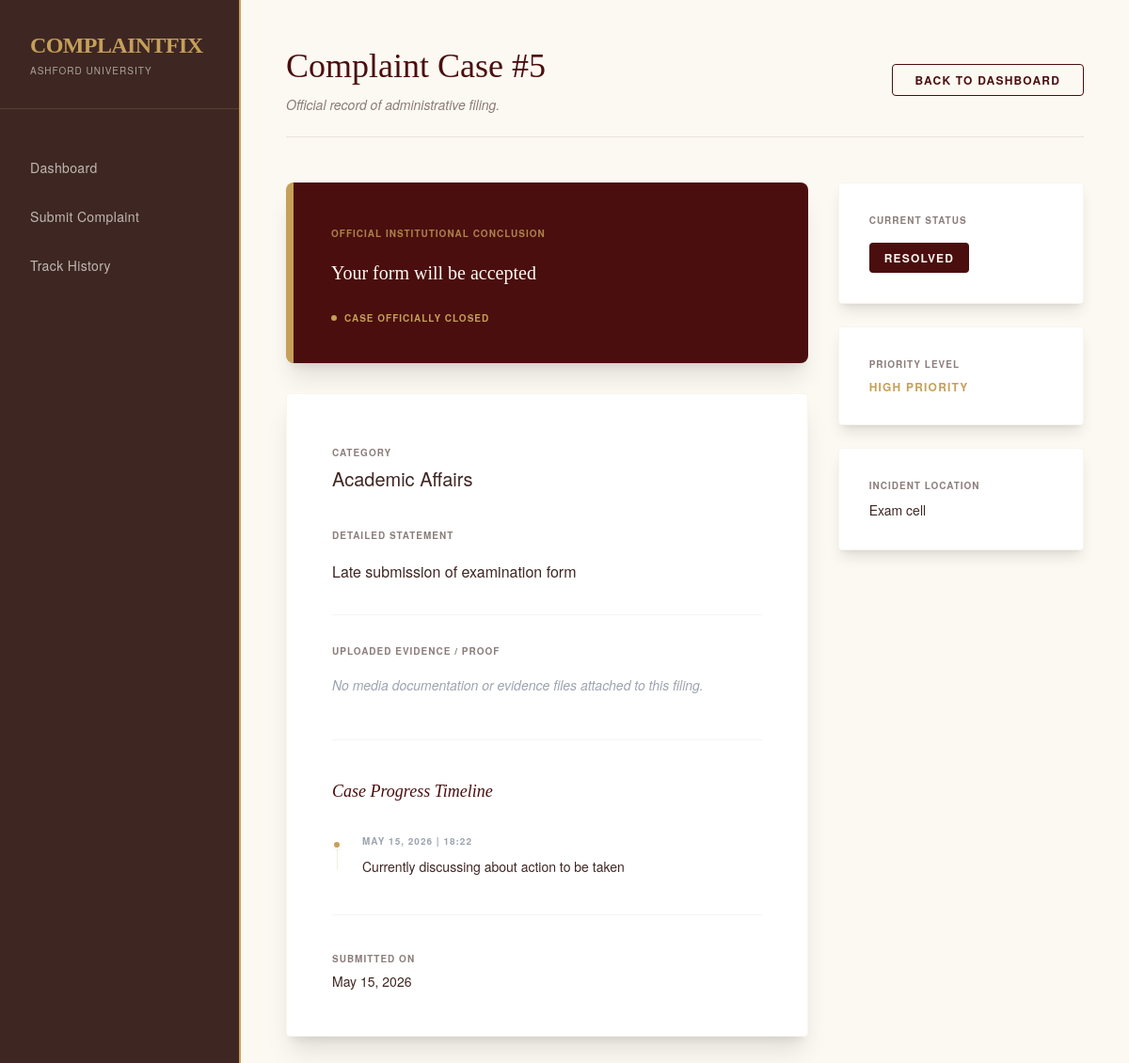
The app's page /view_complaint.php?id=5 (signed in) with its own data.
### tables this page shows
CREATE TABLE `complaints` (
  `complaint_id` int(11) NOT NULL,
  `user_id` int(11) DEFAULT NULL,
  `category` varchar(100) NOT NULL,
  `subject` varchar(150) DEFAULT NULL,
  `description` text NOT NULL,
  `location` varchar(100) DEFAULT NULL,
  `priority` enum('Low','Medium','High') DEFAULT 'Medium',
  `status` enum('Pending','In Progress','Resolved') DEFAULT 'Pending',
  `created_at` date NOT NULL,
  `conclusion` text DEFAULT NULL
);

CREATE TABLE `complaint_updates` (
  `update_id` int(11) NOT NULL,
  `complaint_id` int(11) NOT NULL,
  `update_text` text NOT NULL,
  `created_at` timestamp NOT NULL DEFAULT current_timestamp()
);

### view_complaint.php (the view, shortened to what this page needs)
<?php
include 'db.php';
$user_id = $_SESSION['user_id'];
$complaint_id = mysqli_real_escape_string($conn, $_GET['id']);
$query = "SELECT * FROM complaints WHERE complaint_id = '$complaint_id' AND user_id = '$user_id'";
$result = $conn->query($query);
$data = $result->fetch_assoc();
?>
<!DOCTYPE html>
<html lang="en">
<head>
    <script src="https://cdn.tailwindcss.com"></script>
</head>
<body class="flex min-h-screen">
    <aside class="w-64 sidebar text-[#F5F5F0] fixed h-full flex flex-col">
        <div class="p-8 border-b border-[#C5A059]/20">
            <h1 class="text-2xl font-serif text-[#C5A059] font-bold tracking-tight uppercase">ComplaintFix</h1>
            <p class="text-[10px] uppercase tracking-widest opacity-60 mt-1">Ashford University</p>
        </div>
        <nav class="flex-1 py-10 px-4 space-y-2">
            <a href="dashboard.php" class="flex items-center gap-3 px-4 py-3 rounded hover:opacity-100 opacity-70 transition-all">
                <span class="text-sm font-medium tracking-wide">Dashboard</span>
            </a>
            <a href="submit_complaint.php" class="flex items-center gap-3 px-4 py-3 rounded opacity-70 hover:opacity-100 transition-all">
                <span class="text-sm font-medium tracking-wide">Submit Complaint</span>
            </a>
            <a href="track_complaints.php" class="flex items-center gap-3 px-4 py-3 rounded opacity-70 hover:opacity-100 transition-all">
                <span class="text-sm font-medium tracking-wide">Track History</span>
            </a>
        </nav>
    </aside>
    <main class="ml-64 flex-1 p-12">
        <header class="flex justify-between items-center mb-12 border-b pb-6 border-[#3E2723]/10">
            <div>
                <h2 class="text-4xl font-serif text-[#4A0E0E] leading-tight">Complaint Case #<?php echo $data['complaint_id']; ?></h2>
                <p class="text-[#3E2723] opacity-60 text-sm italic mt-2">Official record of administrative filing.</p>
            </div>
            <a href="dashboard.php" class="px-6 py-2 border border-[#4A0E0E] text-[#4A0E0E] text-xs font-bold uppercase tracking-widest rounded hover:bg-[#4A0E0E] hover:text-white transition-all">
                Back to Dashboard
            </a>
        </header>
        <div class="grid grid-cols-1 lg:grid-cols-3 gap-8">
            <div class="lg:col-span-2 space-y-8">
                <?php if($data['status'] == 'Resolved' && !empty($data['conclusion'])): ?>
                <div class="bg-[#4A0E0E] p-10 rounded-lg shadow-xl border-l-8 border-[#C5A059] mb-8">
                    <label class="text-[10px] uppercase tracking-widest font-bold text-[#C5A059] opacity-80">Official Institutional Conclusion</label>
                    <p class="text-xl font-serif text-[#FCF9F2] mt-4 leading-relaxed">
                        <?php echo htmlspecialchars($data['conclusion']); ?>
                    </p>
                    <div class="mt-6 flex items-center gap-2">
                        <div class="w-1.5 h-1.5 rounded-full bg-[#C5A059]"></div>
                        <p class="text-[10px] uppercase tracking-widest text-[#C5A059] font-bold">Case Officially Closed</p>
                    </div>
                </div>
                <?php endif; ?>
                <div class="bg-white p-12 rounded shadow-xl border border-[#C5A059]/10">
                    <div class="mb-8">
                        <label class="text-[10px] uppercase tracking-widest font-bold text-[#3E2723] opacity-60">Category</label>
                        <p class="text-xl font-medium text-[#3E2723] mt-1"><?php echo htmlspecialchars($data['category']); ?></p>
                    </div>
                    <div class="mb-8">
                        <label class="text-[10px] uppercase tracking-widest font-bold text-[#3E2723] opacity-60">Detailed Statement</label>
                        <p class="text-md text-[#3E2723] leading-relaxed mt-4 whitespace-pre-wrap"><?php echo htmlspecialchars($data['description']); ?></p>
                    </div>
                    <div class="mb-8 pt-6 border-t border-gray-100">
                        <label class="text-[10px] uppercase tracking-widest font-bold text-[#3E2723] opacity-60">Uploaded Evidence / Proof</label>
                        <div class="mt-4">
                            <?php if (!empty($data['attachment']) && file_exists($data['attachment'])): ?>
                                <?php
                                $file_ext = strtolower(pathinfo($data['attachment'], PATHINFO_EXTENSION));
                                $image_extensions = ['jpg', 'jpeg', 'png', 'gif', 'webp'];
                                ?>
                                <?php if (in_array($file_ext, $image_extensions)): ?>
                                    <div class="max-w-md rounded-lg overflow-hidden border border-gray-200 shadow-sm bg-gray-50 p-2">
                                        <img src="<?php echo htmlspecialchars($data['attachment']); ?>" alt="Uploaded Proof" class="w-full h-auto object-contain max-h-80 rounded">
                                        <div class="mt-2 p-2 flex justify-between items-center bg-white rounded border border-gray-100">
                                            <span class="text-xs text-gray-500 font-mono truncate max-w-[200px]"><?php echo basename($data['attachment']); ?></span>
                                            <a href="<?php echo htmlspecialchars($data['attachment']); ?>" download class="text-xs font-bold text-[#4A0E0E] hover:underline uppercase tracking-wider">Download Image</a>
                                        </div>
                                    </div>
                                <?php else: ?>
                                    <div class="flex items-center gap-4 p-4 bg-gray-50 rounded-lg border border-gray-200 max-w-md">
                                        <div class="p-3 bg-[#4A0E0E]/10 rounded text-[#4A0E0E] font-bold font-mono text-xs uppercase">
                                            <?php echo $file_ext; ?>
                                        </div>
                                        <div class="flex-1 min-w-0">
                                            <p class="text-sm font-medium text-[#3E2723] truncate"><?php echo basename($data['attachment']); ?></p>
                                            <p class="text-[10px] text-gray-400 uppercase tracking-wider">Document File Attachment</p>
                                        </div>
                                        <a href="<?php echo htmlspecialchars($data['attachment']); ?>" download class="px-4 py-2 bg-[#4A0E0E] text-[#FCF9F2] text-xs font-bold rounded hover:opacity-90 transition-all uppercase tracking-wider">
                                            Download
                                        </a>
                                    </div>
                                <?php endif; ?>
                            <?php else: ?>
                                <p class="text-sm text-gray-400 italic">No media documentation or evidence files attached to this filing.</p>
                            <?php endif; ?>
                        </div>
                    </div>
                    <div class="mt-12 pt-10 border-t border-gray-100">
                        <h3 class="text-lg font-serif text-[#4A0E0E] mb-8 italic">Case Progress Timeline</h3>
                        <div class="space-y-8 relative">
                            <?php
                            $updates_query = "SELECT * FROM complaint_updates WHERE complaint_id = '$complaint_id' ORDER BY created_at DESC";
                            $updates_result = $conn->query($updates_query);
                            if ($updates_result && $updates_result->num_rows > 0):
                                while($update = $updates_result->fetch_assoc()): ?>
                                    <div class="relative pl-8">
                                        <div class="absolute left-0 top-1.5 w-2.5 h-2.5 rounded-full bg-[#C5A059] border-2 border-white shadow-sm"></div>
                                        <p class="text-[10px] uppercase tracking-widest font-bold text-gray-400">
                                            <?php echo date("M d, Y | H:i", strtotime($update['created_at'])); ?>
                                        </p>
                                        <p class="text-sm text-[#3E2723] mt-2 leading-relaxed">
                                            <?php echo htmlspecialchars($update['update_text']); ?>
                                        </p>
                                    </div>
                                <?php endwhile;
                            else: ?>
                                <p class="text-sm text-gray-400 italic pl-2">Pending initial administrative review...</p>
                            <?php endif; ?>
                        </div>
                    </div>
                    <div class="pt-8 mt-10 border-t border-gray-100">
                        <label class="text-[10px] uppercase tracking-widest font-bold text-[#3E2723] opacity-60">Submitted On</label>
                        <p class="text-sm text-[#3E2723] mt-1"><?php echo date("F j, Y", strtotime($data['created_at'])); ?></p>
                    </div>
                </div>
            </div>
            <div class="space-y-6">
                <div class="bg-white p-8 rounded shadow-lg border border-[#C5A059]/10">
                    <label class="block text-[10px] uppercase tracking-widest font-bold text-[#3E2723] opacity-60 mb-4">Current Status</label>
                    <div class="inline-block px-4 py-2 rounded bg-[#4A0E0E] text-[#FCF9F2] text-xs font-bold uppercase tracking-widest">
                        <?php echo $data['status']; ?>
                    </div>
                </div>
                <div class="bg-white p-8 rounded shadow-lg border border-[#C5A059]/10">
                    <label class="block text-[10px] uppercase tracking-widest font-bold text-[#3E2723] opacity-60 mb-2">Priority Level</label>
                    <p class="text-[#C5A059] font-bold uppercase text-xs tracking-widest"><?php echo $data['priority']; ?> Priority</p>
                </div>
                <div class="bg-white p-8 rounded shadow-lg border border-[#C5A059]/10">
                    <label class="block text-[10px] uppercase tracking-widest font-bold text-[#3E2723] opacity-60 mb-2">Incident Location</label>
                    <p class="text-sm text-[#3E2723]"><?php echo !empty($data['location']) ? htmlspecialchars($data['location']) : 'Not Specified'; ?></p>
                </div>
            </div>
        </div>
    </main>
</body>
</html>

### view_complaint.php (style rules this page uses)
body { font-family: 'Helvetica Neue', Helvetica, Arial, sans-serif; background-color: #FCF9F2; }
.font-serif { font-family: 'Georgia', serif; }
.sidebar { background-color: #3E2723; border-right: 2px solid #C5A059; }

### records on screen
complaints: complaint_id "5", conclusion "Your form will be accepted", category "Academic Affairs", description "Late submission of examination form", created_at "May 15, 2026", status "RESOLVED", priority "HIGH", location "Exam cell"
complaint_updates: created_at "MAY 15, 2026 | 18:22", update_text "Currently discussing about action to be taken"
